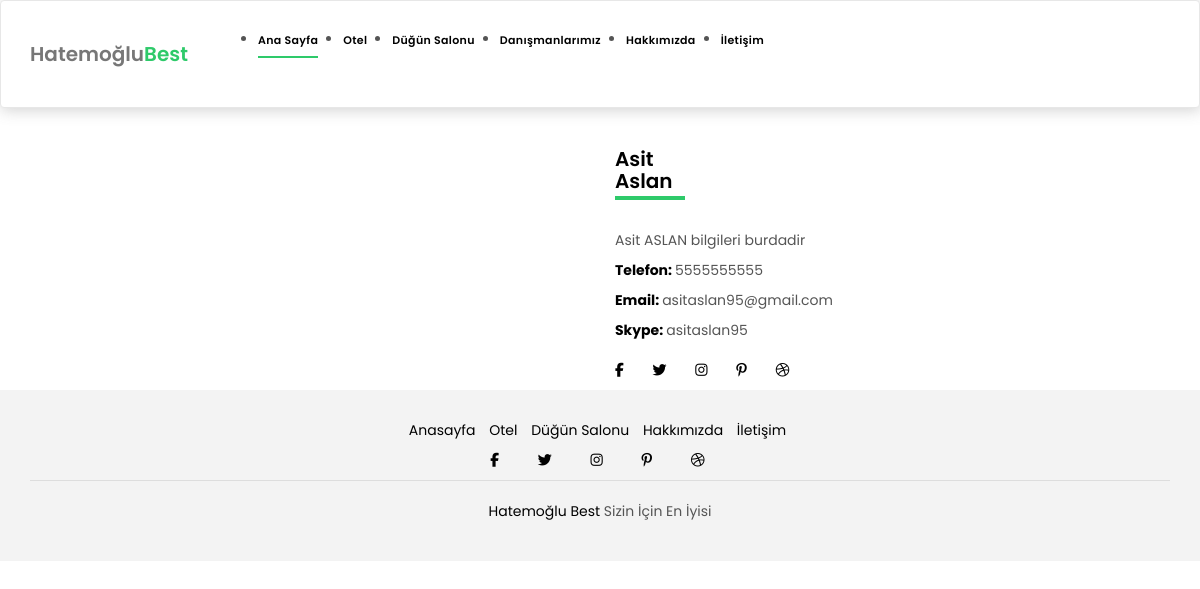
Screenshot of /danisman/1/asit-aslan-asit/ with the database file from the repository.
### product/models.py (models this page shows, shortened)
class danisman(models.Model):
    isim= models.CharField(max_length=30)
    soyisim = models.CharField(max_length=20)
    telefon = models.CharField(max_length=15)
    email = models.CharField(max_length= 200)
    image = models.ImageField(blank= True , upload_to= 'images/')
    detail = RichTextUploadingField()
    skype = models.CharField(max_length=50)
    slug = models.CharField(max_length=50)
    def image_tag(self):
        return mark_safe('<img src="{}" height="50"/>'.format(self.image.url))
    image_tag.short_description = 'Image'

### home/views.py (the view)
# urls.py: path('danisman/<int:id>/<slug:slug>/', views.danisman_detail, name= 'danisman_detail'),
def danisman_detail(request, id ,slug):
    setting = Setting.objects.get(pk=1)
    danismans = danisman.objects.get(pk=id)
    images = DanismanImage.objects.filter(danismans_id=id)
    context = {'danismans': danismans,
               'images': images,
               'setting': setting,
               }
    return render(request, 'danisman_detail.html', context)

### home/templates/danisman_detail.html (shortened to what this page needs)
{% extends "homebase.html" %}
{% load static %}
{% block content %}
 <section class="agent-single">
    <div class="container">
      <div class="row">
        <div class="col-sm-12">
          <div class="row">
            <div class="col-md-6">
            </div>
            <div class="col-md-5 section-md-t3">
              <div class="agent-info-box">
                <div class="agent-title">
                  <div class="title-box-d">
                    <h3 class="title-d">{{danismans.isim}}
                      <br> {{danismans.soyisim}}</h3>
                  </div>
                </div>
                <div class="agent-content mb-3">
                  <p class="content-d color-text-a">
                    {{danismans.detail | safe}}
                  </p>
                  <div class="info-agents color-a">
                    <p>
                      <strong>Telefon: </strong>
                      <span class="color-text-a"> {{danismans.telefon}} </span>
                    </p>
                    <p>
                      <strong>Email: </strong>
                      <span class="color-text-a"> {{danismans.email}}</span>
                    </p>
                    <p>
                      <strong>Skype: </strong>
                      <span class="color-text-a"> {{danismans.skype}}</span>
                    </p>
                  </div>
                </div>
                <div class="socials-footer">
                  <ul class="list-inline">
                    <li class="list-inline-item">
                      <a href="#" class="link-one">
                        <i class="fa fa-facebook" aria-hidden="true"></i>
                      </a>
                    </li>
                    <li class="list-inline-item">
                      <a href="#" class="link-one">
                        <i class="fa fa-twitter" aria-hidden="true"></i>
                      </a>
                    </li>
                    <li class="list-inline-item">
                      <a href="#" class="link-one">
                        <i class="fa fa-instagram" aria-hidden="true"></i>
                      </a>
                    </li>
                    <li class="list-inline-item">
                      <a href="#" class="link-one">
                        <i class="fa fa-pinterest-p" aria-hidden="true"></i>
                      </a>
                    </li>
                    <li class="list-inline-item">
                      <a href="#" class="link-one">
                        <i class="fa fa-dribbble" aria-hidden="true"></i>
                      </a>
                    </li>
                  </ul>
                </div>
              </div>
            </div>
          </div>
        </div>
      </div>
    </div>
  </section>
{% endblock %}

### home/static/css/style.css (style rules this page uses)
body { font-family: 'Poppins', sans-serif; color: #555555; }
h1, h2, h3, h4, h5, h6 { color: #000000; }
a { color: #000000; transition: all .5s ease; }
.link-one { color: #000000; transition: all .5s ease; }
.color-a { color: #000000; }
.color-text-a { color: #555555; }
.title-box-d { padding-bottom: 1.8rem; margin-bottom: 1rem; position: relative; }
.title-box-d .title-d { font-weight: 600; font-size: 2rem; }
.title-box-d .title-d:after { content: ''; position: absolute; width: 70px; height: 4px; background-color: #2eca6a; bottom: 20px; left: 0; }
.agent-info-box .socials-footer { margin-top: 2rem; }
.agent-info-box .socials-footer li { margin-right: 1.5rem; }

### rows the page displays
danisman: isim "Asit", soyisim "Aslan", detail "Asit ASLAN bilgileri burdadir", telefon "5555555555", email "asitaslan95@gmail.com", skype "asitaslan95"
